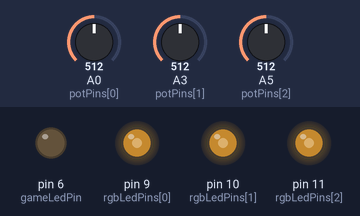
Recording of a sketch running on a simulated Arduino Uno, built with avr-gcc and run on an emulated ATmega328P. On the bench: output pins drawn as LEDs (lit = HIGH). Inputs (shaded band) come from the test bench; at power-on: A0 (potPins[0]) = 512, A3 (potPins[1]) = 512, A5 (potPins[2]) = 512.

Above: at 1.2 s.
1.3 s: A0 (potPins[0]) set to 716
At 1.7 s:
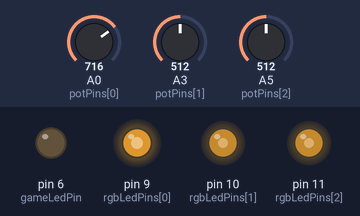
2.8 s: A3 (potPins[1]) set to 716
At 4.0 s:
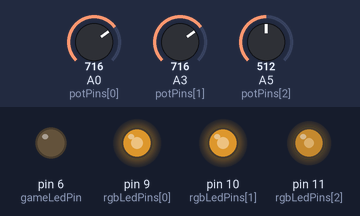
4.3 s: A5 (potPins[2]) set to 716
At 5.2 s:
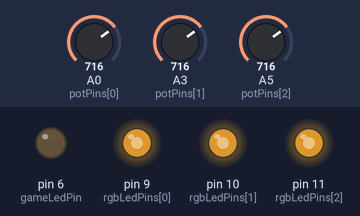
5.8 s: A0 (potPins[0]) set to 900
At 6.3 s:
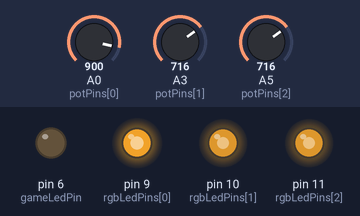
7.3 s: A3 (potPins[1]) set to 900
At 8.5 s:
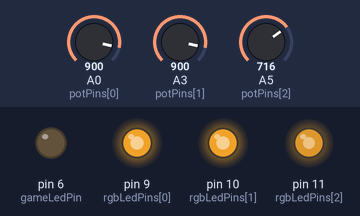
8.8 s: A5 (potPins[2]) set to 900
At 9.8 s:
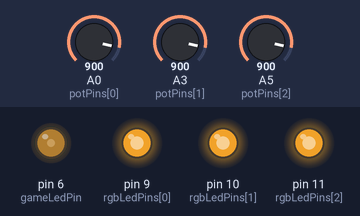
Timing chart, 0 to 11.3 s (numbered marks = the images above; inputs shaded):
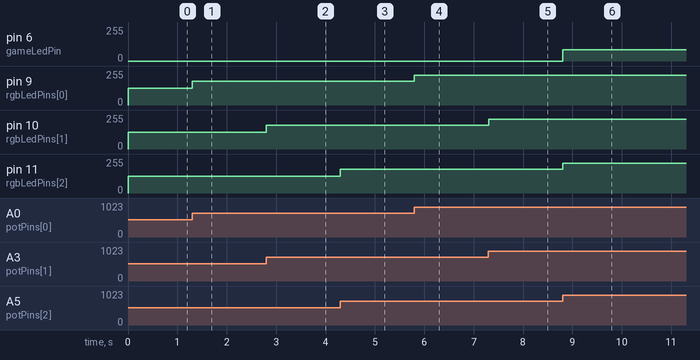

The sketch:

adjustable-rgb-led.ino
```cpp
#define MAX_POT_VALUE 1023
#define MAX_LED_VALUE 255
#define INTENSITY_MULTIPLIER 1
#define MAX_PROGRESS_PER_COLORED_LED MAX_LED_VALUE / 3
#define ERROR_MARGIN 2

// the pins below are ordered according to the color they control - R G B
uint8_t rgbLedPins[3] = {9, 10, 11};
uint8_t potPins[3] = {A0, A3, A5};
float potValue;
uint8_t ledIntensity;

uint8_t gameLedPin = 6;
uint8_t gameLedIntensity = 0;
uint8_t targetColors[3] = {4, 139, 222};

/*
 * The objective was to modify the intensity of a single color LED to match the progress in reaching a target color using a controllable RGB LED.
 * It means that each of the colors should modify 1/3 of the range of the single color LED ==> MAX_PROGRESS_PER_COLORED_LED.
 * Ideally, this should use a mathematical function to map the progress to a value in the interval [0, MAX_PROGRESS_PER_COLORED_LED].
 * For now, it just returns MAX_PROGRESS_PER_COLORED_LED if the color got within an error margin of the target color and 0 otherwise.
 * This results in a LED that has 4 possible states depending on how many colors got close enough to the target.
 */
uint8_t progressFunction(uint8_t color, uint8_t targetColor) {
  return 0;
}
uint8_t getIntensityOfColorProgress(uint8_t color, uint8_t targetColor) {
  return color >= targetColor - ERROR_MARGIN && color <= targetColor + ERROR_MARGIN ? MAX_PROGRESS_PER_COLORED_LED : progressFunction(color, targetColor);
}

void setup() {
  for (uint8_t i = 0; i < 3; i++) {
    pinMode(rgbLedPins[i], OUTPUT);
    pinMode(potPins[i], INPUT);
  }
  pinMode(gameLedPin, OUTPUT);
}

void loop() {
  gameLedIntensity = 0;
  for (uint8_t i = 0; i < 3; i++) {
    potValue = analogRead(potPins[i]);
    ledIntensity = map(potValue, 0, MAX_POT_VALUE, 0, MAX_LED_VALUE) * INTENSITY_MULTIPLIER;
    analogWrite(rgbLedPins[i], ledIntensity);
    gameLedIntensity += getIntensityOfColorProgress(ledIntensity, targetColors[i]);
  }
  analogWrite(gameLedPin, gameLedIntensity);
}
```

Measured:
- after the input at 1.3 s, pin 9 (rgbLedPins[0]): 127/255 → 178/255 at once
- after the input at 2.8 s, pin 10 (rgbLedPins[1]): 127/255 → 178/255 at once
- after the input at 4.3 s, pin 11 (rgbLedPins[2]): 127/255 → 178/255 at once
- after the input at 5.8 s, pin 9 (rgbLedPins[0]): 178/255 → 224/255 at once
- after the input at 7.3 s, pin 10 (rgbLedPins[1]): 178/255 → 224/255 at once
- after the input at 8.8 s, pin 6 (gameLedPin): 0/255 → 85/255 at once; pin 11 (rgbLedPins[2]): 178/255 → 224/255 at once
